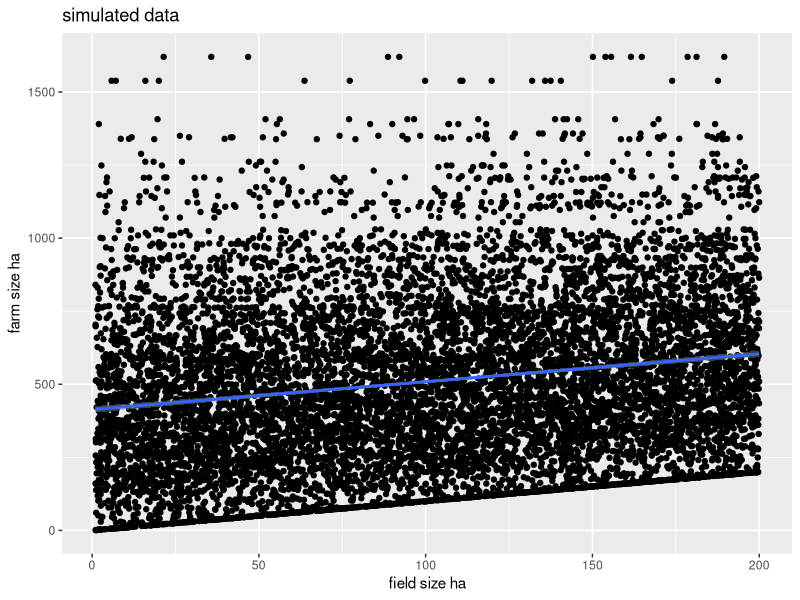
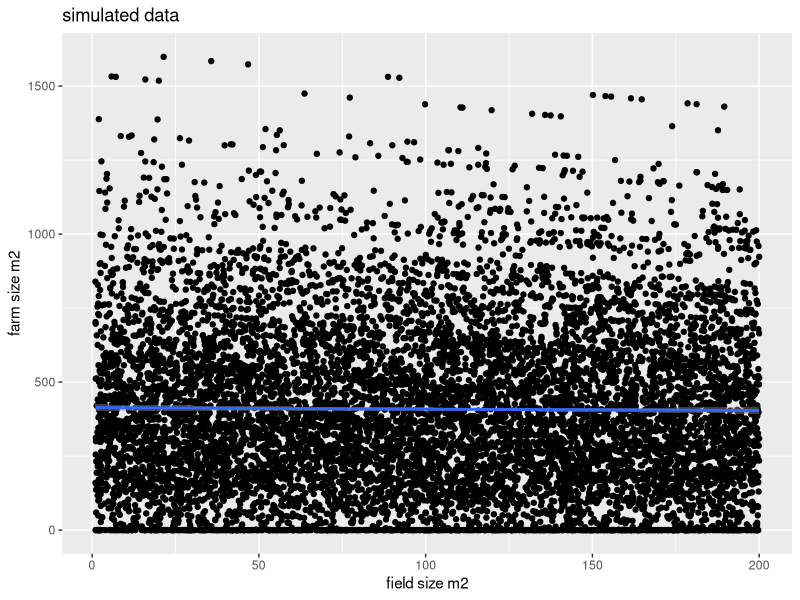

The R script that drew these images, in order:
library(dplyr)
library(ggplot2)

################################################################################
# create simulated data 
# simulate field sizes in hectar
fs_sim <- runif(10000, 1, 200) 

# assign random farm IDs
farm_id <- rnorm(10000, 100, 700) %>% round(0)
#farm_id <- runif(10000, 1, 100) %>% round(0)

farm_id %>% unique() %>% length()
# create data frame
df_sim <- data.frame(fs = fs_sim, farm_id = farm_id)

# calculate farm size by summing all fields of a farm
grouped <- df_sim %>% group_by(farm_id) %>% 
  summarise(farm_size = sum(fs)) 

# add farm size column to dataframe
df_sim = merge(df_sim, grouped)
# calculate the number of fields per farm 
grouped <- df_sim %>% group_by(farm_id) %>% 
  count()
df_sim = merge(df_sim, grouped)


################################################################################

# average number of fields per farm
mean(df_sim$n)
# Plot FSFSR for the simulated data
ggplot(df_sim, aes((fs), (farm_size))) + geom_point() + 
  geom_smooth(method = 'lm') + 
  xlab('field size ha') + ylab('farm size ha') + ggtitle('simulated data')

lm(farm_size ~ fs, data=df_sim) %>% summary()

# -> Positive relationship between the two variables


################################################################################
# subtracting field size from farm size
df_sim$farm_size <- df_sim$farm_size - df_sim$fs
# Plot FSFSR after subtraction of field size from farm size
ggplot(df_sim, aes((fs), (farm_size))) + geom_point() + 
  geom_smooth(method = 'lm') + 
  xlab('field size m2') + ylab('farm size m2') + ggtitle('simulated data')
lm(farm_size ~ fs, data=df_sim) %>% summary()

# -> No positive relationship between the two variables anymore
